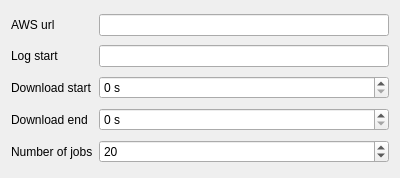
<?xml version="1.0" encoding="UTF-8"?>
<ui version="4.0">
 <class>ConfigPage</class>
 <widget class="QWidget" name="ConfigPage">
  <property name="geometry">
   <rect>
    <x>0</x>
    <y>0</y>
    <width>400</width>
    <height>178</height>
   </rect>
  </property>
  <property name="windowTitle">
   <string>Form</string>
  </property>
  <layout class="QGridLayout" name="gridLayout">
   <item row="0" column="0">
    <widget class="QLabel" name="label">
     <property name="text">
      <string>AWS url</string>
     </property>
    </widget>
   </item>
   <item row="0" column="1">
    <widget class="QLineEdit" name="leUrl"/>
   </item>
   <item row="1" column="0">
    <widget class="QLabel" name="label_2">
     <property name="text">
      <string>Log start</string>
     </property>
    </widget>
   </item>
   <item row="1" column="1">
    <widget class="QLineEdit" name="leLogStart"/>
   </item>
   <item row="2" column="0">
    <widget class="QLabel" name="label_3">
     <property name="text">
      <string>Download start</string>
     </property>
    </widget>
   </item>
   <item row="2" column="1">
    <widget class="QSpinBox" name="sbDownloadStart">
     <property name="suffix">
      <string> s</string>
     </property>
     <property name="maximum">
      <number>9999</number>
     </property>
    </widget>
   </item>
   <item row="3" column="0">
    <widget class="QLabel" name="label_4">
     <property name="text">
      <string>Download end</string>
     </property>
    </widget>
   </item>
   <item row="3" column="1">
    <widget class="QSpinBox" name="sbDownloadEnd">
     <property name="suffix">
      <string> s</string>
     </property>
     <property name="maximum">
      <number>9999</number>
     </property>
    </widget>
   </item>
   <item row="4" column="0">
    <widget class="QLabel" name="label_5">
     <property name="text">
      <string>Number of jobs</string>
     </property>
    </widget>
   </item>
   <item row="4" column="1">
    <widget class="QSpinBox" name="sbNumJobs">
     <property name="minimum">
      <number>1</number>
     </property>
     <property name="value">
      <number>20</number>
     </property>
    </widget>
   </item>
  </layout>
 </widget>
 <resources/>
 <connections/>
</ui>
